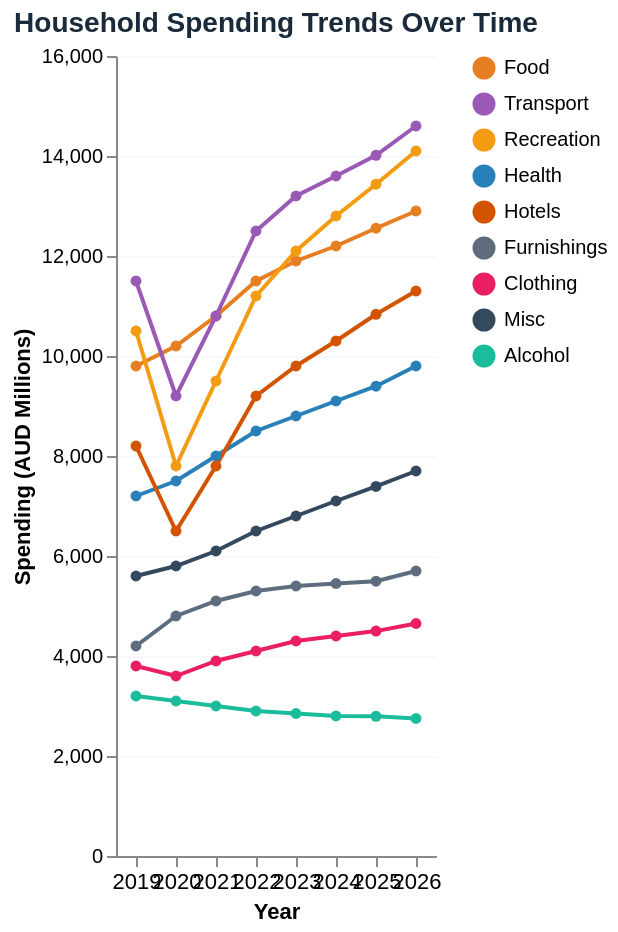

Vega-Lite specification stored for this chart:
### Vega-Lite specification from a JSON file in a GitHub repository (floating-point values rounded to 4 significant figures)
{"$schema": "https://vega.github.io/schema/vega-lite/v5.json", "title": {"text": "Household Spending Trends Over Time", "fontSize": 14, "fontWeight": 600, "color": "#1a2a3a"}, "width": "container", "height": 400, "config": {"view": {"stroke": "transparent"}}, "data": {"values": [{"year": 2019, "Food": 9800, "Transport": 11500, "Recreation": 10500, "Health": 7200, "Housing": 18500, "Hotels": 8200, "Furnishings": 4200, "Clothing": 3800, "Misc": 5600, "Alcohol": 3200}, {"year": 2020, "Food": 10200, "Transport": 9200, "Recreation": 7800, "Health": 7500, "Housing": 19200, "Hotels": 6500, "Furnishings": 4800, "Clothing": 3600, "Misc": 5800, "Alcohol": 3100}, {"year": 2021, "Food": 10800, "Transport": 10800, "Recreation": 9500, "Health": 8000, "Housing": 19800, "Hotels": 7800, "Furnishings": 5100, "Clothing": 3900, "Misc": 6100, "Alcohol": 3000}, {"year": 2022, "Food": 11500, "Transport": 12500, "Recreation": 11200, "Health": 8500, "Housing": 21000, "Hotels": 9200, "Furnishings": 5300, "Clothing": 4100, "Misc": 6500, "Alcohol": 2900}, {"year": 2023, "Food": 11900, "Transport": 13200, "Recreation": 12100, "Health": 8800, "Housing": 22500, "Hotels": 9800, "Furnishings": 5400, "Clothing": 4300, "Misc": 6800, "Alcohol": 2850}, {"year": 2024, "Food": 12200, "Transport": 13600, "Recreation": 12800, "Health": 9100, "Housing": 24000, "Hotels": 10300, "Furnishings": 5450, "Clothing": 4400, "Misc": 7100, "Alcohol": 2800}, {"year": 2025, "Food": 12555, "Transport": 14013, "Recreation": 13436, "Health": 9396, "Housing": 25500, "Hotels": 10834, "Furnishings": 5495, "Clothing": 4498, "Misc": 7392, "Alcohol": 2794}, {"year": 2026, "Food": 12900, "Transport": 14600, "Recreation": 14100, "Health": 9800, "Housing": 26800, "Hotels": 11300, "Furnishings": 5700, "Clothing": 4650, "Misc": 7700, "Alcohol": 2750}]}, "params": [{"name": "Category_selection", "value": "All", "bind": {"input": "select", "options": ["All", "Food", "Transport", "Recreation", "Health", "Hotels"], "labels": ["Show All Categories", "Food", "Transport", "Recreation & Culture", "Health", "Hotels & Restaurants"], "name": "Select Category: "}}], "transform": [{"fold": ["Food", "Transport", "Recreation", "Health", "Hotels", "Furnishings", "Clothing", "Misc", "Alcohol"], "as": ["category", "amount"]}, {"filter": "Category_selection == 'All' || datum.category == Category_selection"}], "mark": {"type": "line", "point": true, "tooltip": {"content": "data"}}, "encoding": {"x": {"field": "year", "type": "ordinal", "title": "Year", "axis": {"labelAngle": 0, "labelFontSize": 11}}, "y": {"field": "amount", "type": "quantitative", "title": "Spending (AUD Millions)", "axis": {"tickCount": 6, "grid": true, "gridColor": "#e2e8f0", "gridOpacity": 0.3}}, "color": {"field": "category", "type": "nominal", "scale": {"domain": ["Food", "Transport", "Recreation", "Health", "Hotels", "Furnishings", "Clothing", "Misc", "Alcohol"], "range": ["#e67e22", "#9b59b6", "#f39c12", "#2980b9", "#d35400", "#5d6d7e", "#e91e63", "#34495e", "#1abc9c"]}, "legend": {"orient": "right", "title": null, "labelFontSize": 10}}, "tooltip": [{"field": "year", "type": "ordinal", "title": "Year"}, {"field": "category", "type": "nominal", "title": "Category"}, {"field": "amount", "type": "quantitative", "title": "Amount (AUD Mn)", "format": ",.0f"}]}}
